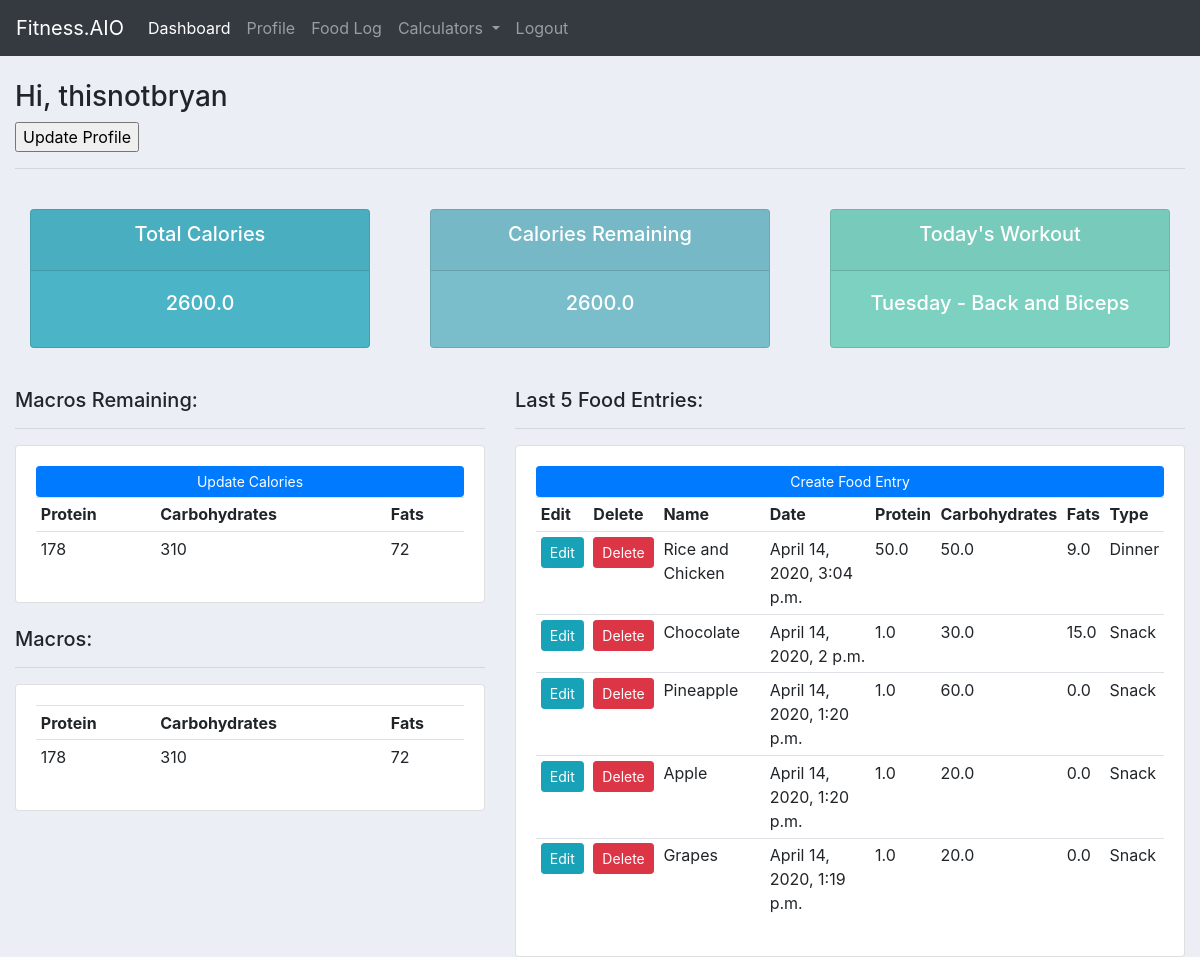
The app's page / (signed in), older data.
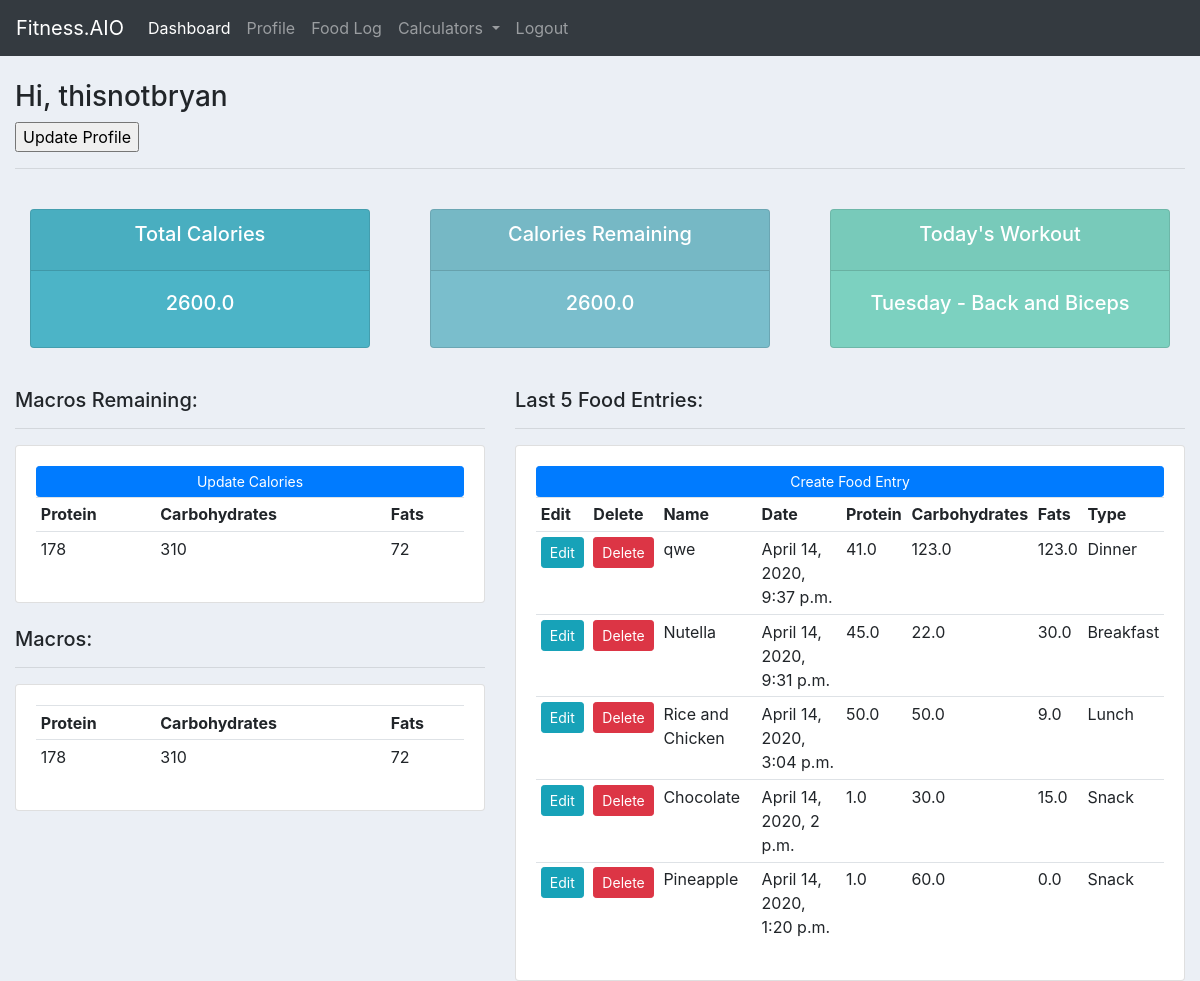
The same page, newer data.
### foodEntry/models.py (models this page shows, shortened)
class FoodItem(models.Model):
    TIME_EATEN = [
        ('Breakfast','Breakfast'),
        ('Lunch', 'Lunch'),
        ('Dinner', 'Dinner'),
        ('Snack','Snack')
    ]
    user = models.ForeignKey(User, null=True, on_delete=models.CASCADE)
    name = models.CharField(max_length = 200)
    date_added = models.DateTimeField(auto_now_add=True)
    calories = models.DecimalField(max_digits=10000, decimal_places=1)
    protein = models.DecimalField(max_digits=10000, decimal_places=1)
    fat = models.DecimalField(max_digits=10000, decimal_places=1)
    carbohydrates = models.DecimalField(max_digits=10000, decimal_places=1)
    time = models.CharField(max_length = 200, choices = TIME_EATEN, null = True)

### registration/views.py (the view)
# urls.py: 2. Add a URL to urlpatterns:  path('', views.home, name='home')
def home(request):
    if not request.user.is_authenticated:
        return render(request, 'home.html', {})
    else:
        profile = request.user.profile
        macros = dict()
        macros = macroCalc(float(profile.weight),'average',float(profile.calories))
        last_5Food = FoodItem.objects.filter(user=profile.user).order_by('-date_added')[:5]
        queryset = FoodItem.objects.filter(
            date_added__date=timezone.now().date())
        calsFromFood = calcRemainCalories(queryset, profile.calories,macros['protein'], macros['fat'], macros['carbs'])
        print(calsFromFood)
        context = {
            "userProfile" : profile,
            "carbs" : macros['carbs'],
            "fats" : macros['fat'],
            "protein" : macros['protein'],
            "last5Food" : last_5Food,
            "caloriesRemain" : calsFromFood['calsRemain'],
            "proteinRemain" : calsFromFood['proteinRemain'],
            "fatRemain" : calsFromFood['fatRemain'],
            "carbsRemain" : calsFromFood['carbsRemain']
        }
        return render(request, 'home.html', context)

### calculator/calcFuncs.py (called while the page is built)
def macroCalc(weight,choice,calories):
    macros = dict()
    if choice == 'seditary':
        bodyFat = .20
        proteinFactor = 1.3
    elif choice == 'average':
        bodyFat = .15
        proteinFactor = 1.4
    else:
        bodyFat = .12
        proteinFactor = 1.5
    lean_mass = 1 - bodyFat
    lean_body_mass = weight * lean_mass
    protein_macros = round(lean_body_mass * proteinFactor)
    fat_macros = round((calories * 0.25)/9)
    cur_calories = (protein_macros * 4) + (fat_macros * 9)
    carb_calories = calories - cur_calories
    carb_macros = round(carb_calories/4)
    macros['protein'] = protein_macros
    macros['fat'] = fat_macros
    macros['carbs'] = carb_macros
    return macros

### templates/home.html
{% extends 'base.html' %}
{% block content %}
<br>
{% if user.is_authenticated %}
<h3>Hi, {{user.username}}</h3>
<form action="{% url 'registration:update-calories' %} "><input type="submit" value="Update Profile"></form>
{% else %}
<h3>You are not logged in.</h3>
{% endif %}
<hr>
{% include 'status.html' %}
<br>
<div class="row">
    <div class="col-md-5">
        <h5>Macros Remaining:</h5>
        <hr>
        <div class="card card-body">
            <a class="btn btn-primary  btn-sm btn-block" href="{% url 'registration:update-calories' %}">Update Calories</a>
            <table class="table table-sm">
                <tr>
                    <th>Protein</th>
                    <th>Carbohydrates</th>
                    <th>Fats</th>
                </tr>
                {% if user.is_authenticated %}
                <tr>
                    <td>{{proteinRemain}}</td>
                    <td>{{carbsRemain}}</td>
                    <td>{{fatRemain}}</td>
                </tr>
                {% endif %}
            </table>
        </div>
        <br>
        <h5>Macros:</h5>
        <hr>
        <div class="card card-body">
            <table class="table table-sm">
                <tr>
                    <th>Protein</th>
                    <th>Carbohydrates</th>
                    <th>Fats</th>
                </tr>
                {% if user.is_authenticated %}
                <tr>
                    <td>{{protein}}</td>
                    <td>{{carbs}}</td>
                    <td>{{fats}}</td>
                </tr>
                {% endif %}
            </table>
        </div>
    </div>
    <div class="col-md-7">
        <h5>Last 5 Food Entries:</h5>
        <hr>
        <div class="card card-body">
            <a class="btn btn-primary  btn-sm btn-block" href="http://127.0.0.1:8000/foodEntry/create/">Create Food Entry</a>
            <table class="table table-sm">
                <tr>
                    <th>Edit</th>
                    <th>Delete</th>
                    <th>Name</th>
                    <th>Date</th>
                    <th>Protein</th>
                    <th>Carbohydrates</th>
                    <th>Fats</th>
                    <th>Type</th>
                </tr>
                {% if user.is_authenticated %}
                {% for foodItems in last5Food  %}
                <tr>
                    <td><a class= "btn btn-sm btn-info" href=" {% url 'update-food' foodItems.id%} ">Edit</a></td>
                    <td><a class= "btn btn-sm btn-danger" href="">Delete</a></td>
                    <td>{{foodItems.name}}</td>
                    <td>{{foodItems.date_added}}</td>
                    <td>{{foodItems.protein}}</td>
                    <td>{{foodItems.carbohydrates}}</td>
                    <td>{{foodItems.fat}}</td>
                    <td>{{foodItems.time}}</td>
                </tr>
                {% endfor %}
                {% endif %}
            </table>
        </div>
    </div>
</div>
{% endblock %}

Row changes from the older to the newer data that the page shows:
no longer on this page (row unchanged): FoodItem: name "Apple", date_added "April 14, 2020, 1:20 p.m.", protein "1.0", carbohydrates "20.0", fat "0.0", time "Snack"
no longer on this page (row unchanged): FoodItem: name "Grapes", date_added "April 14, 2020, 1:19 p.m.", protein "1.0", carbohydrates "20.0", fat "0.0", time "Snack"
added FoodItem: name "qwe", date_added "April 14, 2020, 9:37 p.m.", protein "41.0", carbohydrates "123.0", fat "123.0", time "Dinner"
added FoodItem: name "Nutella", date_added "April 14, 2020, 9:31 p.m.", protein "45.0", carbohydrates "22.0", fat "30.0", time "Breakfast"
changed FoodItem "Rice and Chicken": time "Dinner" → "Lunch"
